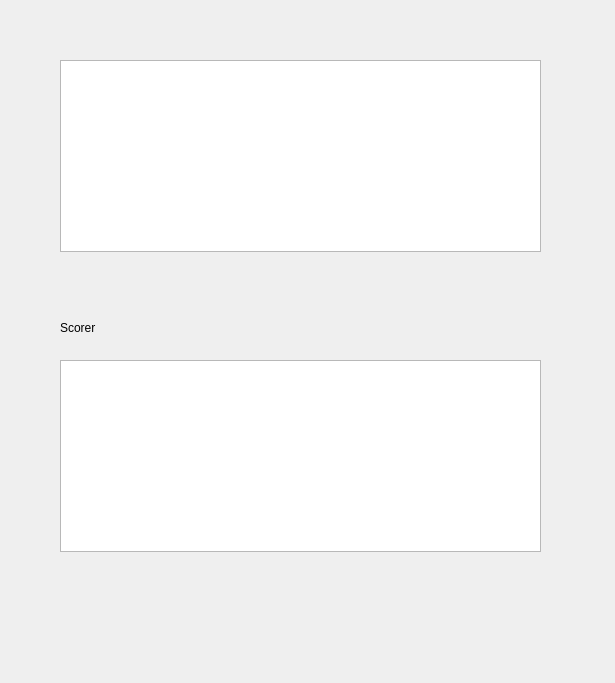
<?xml version="1.0" encoding="UTF-8"?>
<ui version="4.0">
 <class>Standings</class>
 <widget class="QDialog" name="Standings">
  <property name="geometry">
   <rect>
    <x>0</x>
    <y>0</y>
    <width>615</width>
    <height>683</height>
   </rect>
  </property>
  <property name="windowTitle">
   <string>Dialog</string>
  </property>
  <widget class="QTableView" name="standingsView">
   <property name="geometry">
    <rect>
     <x>60</x>
     <y>60</y>
     <width>481</width>
     <height>192</height>
    </rect>
   </property>
  </widget>
  <widget class="QColumnView" name="scorerView">
   <property name="geometry">
    <rect>
     <x>60</x>
     <y>360</y>
     <width>481</width>
     <height>192</height>
    </rect>
   </property>
  </widget>
  <widget class="QLabel" name="label">
   <property name="geometry">
    <rect>
     <x>60</x>
     <y>320</y>
     <width>151</width>
     <height>16</height>
    </rect>
   </property>
   <property name="text">
    <string>Scorer</string>
   </property>
  </widget>
 </widget>
 <resources/>
 <connections/>
</ui>
